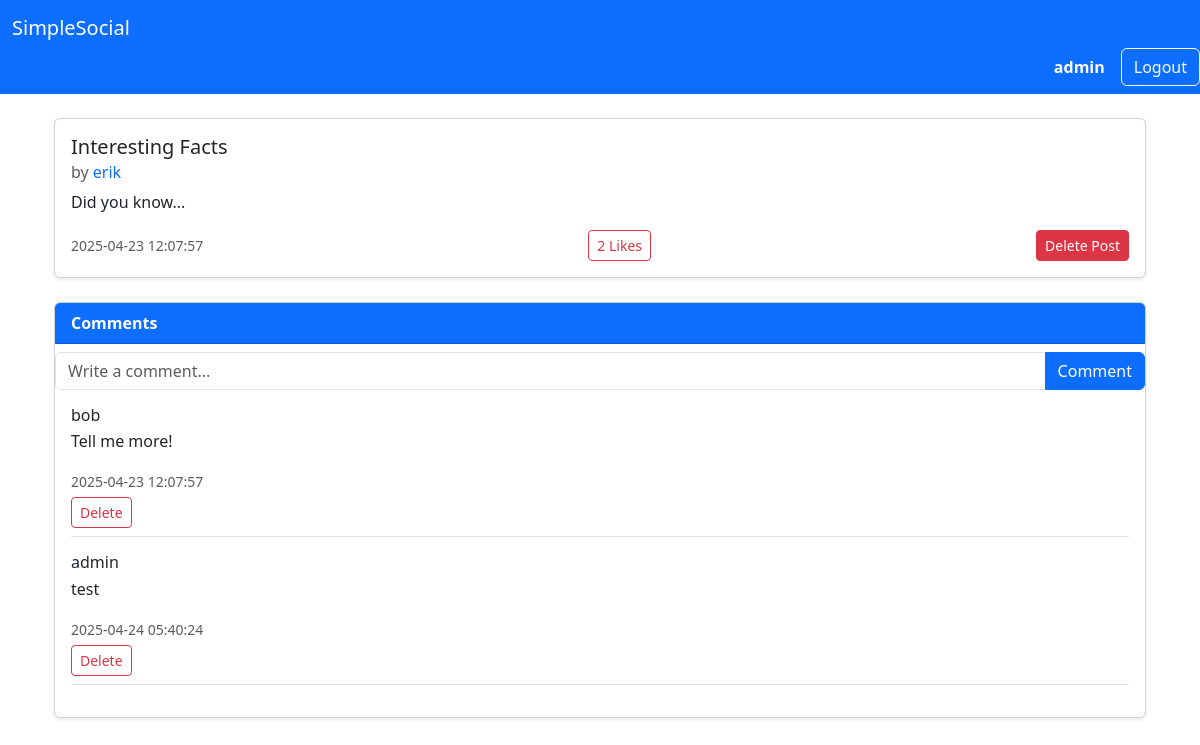
Screenshot of /post/3 (signed in) with the database file from the repository.
### tables this page shows
CREATE TABLE posts (
    post_id INTEGER PRIMARY KEY,
    user_id INTEGER NOT NULL,
    title TEXT NOT NULL,
    content TEXT NOT NULL,
    date TIMESTAMP DEFAULT CURRENT_TIMESTAMP,
    FOREIGN KEY (user_id) REFERENCES users (user_id)
);

CREATE TABLE users (
    user_id INTEGER PRIMARY KEY,
    username VARCHAR(15) UNIQUE NOT NULL,
    password VARCHAR(255) NOT NULL,
    email VARCHAR(50) UNIQUE NOT NULL,
    role TEXT NOT NULL CHECK(role IN ('admin', 'user')),
    date TIMESTAMP DEFAULT CURRENT_TIMESTAMP
);

CREATE TABLE comments (
    comment_id INTEGER PRIMARY KEY,
    post_id INTEGER NOT NULL,
    user_id INTEGER NOT NULL,
    content TEXT NOT NULL,
    date TIMESTAMP DEFAULT CURRENT_TIMESTAMP,
    FOREIGN KEY (post_id) REFERENCES posts (post_id),
    FOREIGN KEY (user_id) REFERENCES users (user_id)
);

### app.py (the view)
@app.route("/post/<int:post_id>", methods=["GET"])
def post(post_id):
    db = get_db()
    post = select_post_by_id(db, post_id)
    if not post:
        abort(404)
    comments = select_comments_by_post_id(db, post_id)
    return render_template('post.html', post=post, comments=comments)

### app.py (called while the page is built)
def get_db():
    if not hasattr(g, "_database"):
        print("Creating new database connection")
        g._database = create_connection(database)
    return g._database

@app.teardown_appcontext
def teardown_db(error):
    db = getattr(g, '_database', None)
    if db is not None:
        print("Closing database connection")
        db.close()

### setup_db.py (called while the page is built)
def create_connection(db_file):
    conn = None
    try:
        conn = sqlite3.connect(db_file)
        return conn
    except Error as e:
        print(f"Error: {e}")
    return conn

def select_post_by_id(conn, post_id):
    try:
        conn.row_factory = sqlite3.Row
        cur = conn.cursor()
        sql = """
        SELECT p.post_id, p.title, p.content,
        p.date AS post_date,
        u.username AS post_author,
        (
            SELECT COUNT(*)
            FROM likes l
            WHERE l.post_id = p.post_id
        ) AS like_count
        FROM posts p
        JOIN users u ON p.user_id = u.user_id
        WHERE p.post_id = ?
        """
        cur.execute(sql, (post_id,))
        return cur.fetchone()
    except Exception as e:
        print("Error fetching post by ID:", e)
        return None

def select_comments_by_post_id(conn, post_id):
    try:
        conn.row_factory = sqlite3.Row
        cur = conn.cursor()
        sql = """
        SELECT c.comment_id, c.content, c.date AS comment_date, u.username AS comment_author
        FROM comments c
        JOIN users u ON c.user_id = u.user_id
        WHERE c.post_id = ?
        ORDER BY c.date ASC
        """
        cur.execute(sql, (post_id,))
        return cur.fetchall()
    except Exception as e:
        print("Error fetching comments:", e)
        return []

### templates/post.html (shortened to what this page needs)
{% extends "base.html" %}
{% block content %}
<div class="container mt-4">
    <div class="card mb-4 shadow-sm">
        <div class="card-body">
            <h5 class="card-title">{{ post.title }}</h5>
            <h6 class="card-subtitle text-muted mb-2">
                by
                <a href="{{ url_for('profile', username=post.post_author) }}" class="text-decoration-none">
                    {{ post.post_author }}
                </a>
            </h6>
            <p class="card-text">{{ post.content }}</p>
            <div class="d-flex justify-content-between align-items-center">
                <small class="text-muted">{{ post.post_date }}</small>
                <form method="POST" action="{{ url_for('like_post', post_id=post.post_id) }}">
                    <button type="submit" class="btn btn-sm btn-outline-danger">
                        {{ post.like_count }} Likes
                    </button>
                </form>
                {% if session.username == post.post_author or session.role == "admin" %}
                <form method="POST" action="{{ url_for('delete_post', post_id=post.post_id) }}">
                    <button type="submit" class="btn btn-sm btn-danger">Delete Post</button>
                </form>
                {% endif %}
            </div>
        </div>
    </div>
    <div class="card mb-4 shadow-sm">
        <div class="card-header bg-primary text-white">
            <strong>Comments</strong>
        </div>
        <form method="POST" action="{{ url_for('comment_post', post_id=post.post_id) }}">
            <div class="input-group mt-2">
                <input type="text" name="content" class="form-control" maxlength="255" placeholder="Write a comment..." required>
                <button type="submit" class="btn btn-primary">Comment</button>
            </div>
        </form>
        <div class="card-body">
            {% for comment in comments %}
            <div class="mb-3 border-bottom pb-2">
                <h6 class="mb-1">{{ comment.comment_author }}</h6>
                <p>{{ comment.content }}</p>
                <small class="text-muted">{{ comment.comment_date }}</small>
                {% if session.username == comment.comment_author or session.role == "admin" %}
                <form method="POST" action="{{ url_for('delete_comment', comment_id=comment.comment_id) }}">
                    <button type="submit" class="btn btn-sm btn-outline-danger btn-sm mt-1">Delete</button>
                </form>
                {% endif %}
            </div>
            {% else %}
            <p class="text-muted">No comments yet.</p>
            {% endfor %}
        </div>
    </div>
{% endblock %}

### rows the page displays
posts: title "Interesting Facts", content "Did you know...", post_date "2025-04-23 12:07:57"
users: post_author "erik"
comments: comment_author "bob", content "Tell me more!", comment_date "2025-04-23 12:07:57"
comments: comment_author "admin", content "test", comment_date "2025-04-24 05:40:24"

### other values shown
{{ session.get('username') }} "admin"
{{ post.like_count }} "2"
